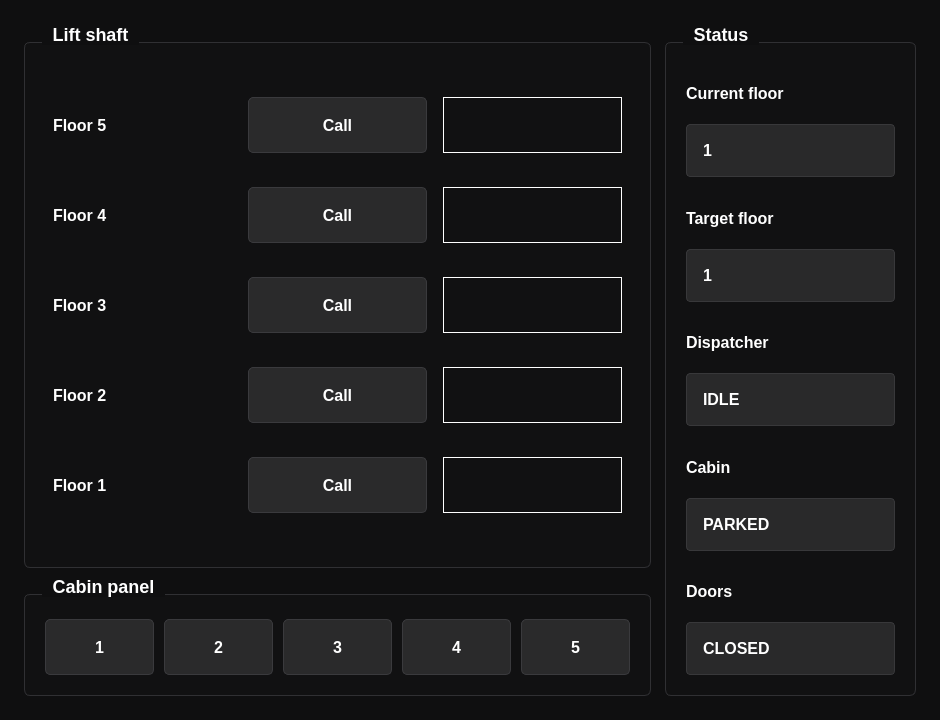
<?xml version="1.0" encoding="UTF-8"?>
<ui version="4.0">
 <class>MainWindow</class>
 <widget class="QMainWindow" name="MainWindow">
  <property name="geometry">
   <rect>
    <x>0</x>
    <y>0</y>
    <width>940</width>
    <height>720</height>
   </rect>
  </property>
  <property name="minimumSize">
   <size>
    <width>760</width>
    <height>560</height>
   </size>
  </property>
  <property name="windowTitle">
   <string>Lift simulator</string>
  </property>
  <property name="windowIcon">
   <iconset theme="QIcon::ThemeIcon::WindowNew"/>
  </property>
  <widget class="QWidget" name="centralwidget">
   <property name="styleSheet">
    <string notr="true">QWidget#centralwidget {
    background-color: #0f0f10;
    font-family: &quot;Nunito&quot;;
}

QGroupBox {
    background-color: #111112;
    border: 1px solid #303033;
    border-radius: 6px;
    color: #ffffff;
    font-size: 18px;
    font-weight: 700;
    font-family: &quot;Nunito&quot;;
    margin-top: 18px;
}

QGroupBox::title {
    subcontrol-origin: margin;
    subcontrol-position: top left;
    left: 18px;
    padding: 0 8px;
    background-color: #0f0f10;
}

QLabel {
    color: #ffffff;
    font-size: 14px;
    font-weight: 500;
    font-family: &quot;Nunito&quot;;
}

QLabel[frameShape=&quot;1&quot;] {
    background-color: #0f0f10;
    border: 1px solid #1f8fff;
    border-radius: 0;
    color: #20c7ff;
    font-size: 14px;
    font-weight: 700;
}

QLabel[activeLift=&quot;true&quot;] {
    background-color: rgba(0, 104, 255, 0.22);
    border: 1px solid #0b7cff;
    color: #20c7ff;
    font-size: 18px;
    font-weight: 900;
}

QPushButton {
    background-color: #2a2a2b;
    border: 1px solid #3a3a3d;
    border-radius: 5px;
    color: #ffffff;
    font-size: 16px;
    font-weight: 700;
    font-family: &quot;Nunito&quot;;
    min-height: 42px;
    padding: 6px 18px;
}

QPushButton:hover {
    background-color: #333335;
    border-color: #4a4a4d;
}

QPushButton:pressed {
    background-color: #0068ff;
    border-color: #0b7cff;
}

QLabel#floor1Label, QLabel#floor2Label, QLabel#floor3Label, QLabel#floor4Label, QLabel#floor5Label {
    color: #ffffff;
    font-size: 16px;
    font-weight: 700;
}

QGroupBox#stateGroupBox QLabel {
    color: #ffffff;
    font-size: 16px;
    font-weight: 600;
}

QLabel#currentFloorValueLabel, QLabel#targetFloorValueLabel, QLabel#controllerStateValueLabel, QLabel#cabinStateValueLabel, QLabel#doorStateValueLabel {
    background-color: #29292a;
    border: 1px solid #38383a;
    border-radius: 4px;
    color: #ffffff;
    min-height: 32px;
    padding: 4px 12px;
}</string>
   </property>
   <layout class="QHBoxLayout" name="horizontalLayout" stretch="5,2">
    <property name="spacing">
     <number>14</number>
    </property>
    <property name="leftMargin">
     <number>24</number>
    </property>
    <property name="topMargin">
     <number>24</number>
    </property>
    <property name="rightMargin">
     <number>24</number>
    </property>
    <property name="bottomMargin">
     <number>24</number>
    </property>
    <item>
     <layout class="QVBoxLayout" name="verticalLayout" stretch="0,0">
      <property name="spacing">
       <number>8</number>
      </property>
      <item>
       <widget class="QGroupBox" name="shaftGroupBox">
        <property name="sizePolicy">
         <sizepolicy hsizetype="Preferred" vsizetype="MinimumExpanding">
          <horstretch>0</horstretch>
          <verstretch>0</verstretch>
         </sizepolicy>
        </property>
        <property name="title">
         <string>Lift shaft</string>
        </property>
        <layout class="QGridLayout" name="shaftGridLayout">
         <property name="leftMargin">
          <number>28</number>
         </property>
         <property name="topMargin">
          <number>32</number>
         </property>
         <property name="rightMargin">
          <number>28</number>
         </property>
         <property name="bottomMargin">
          <number>28</number>
         </property>
         <property name="horizontalSpacing">
          <number>16</number>
         </property>
         <property name="verticalSpacing">
          <number>12</number>
         </property>
         <item row="3" column="2">
          <widget class="QLabel" name="shaft2Label">
           <property name="frameShape">
            <enum>QFrame::Shape::Box</enum>
           </property>
           <property name="text">
            <string/>
           </property>
           <property name="alignment">
            <set>Qt::AlignmentFlag::AlignCenter</set>
           </property>
          </widget>
         </item>
         <item row="0" column="2">
          <widget class="QLabel" name="shaft5Label">
           <property name="frameShape">
            <enum>QFrame::Shape::Box</enum>
           </property>
           <property name="text">
            <string/>
           </property>
           <property name="alignment">
            <set>Qt::AlignmentFlag::AlignCenter</set>
           </property>
          </widget>
         </item>
         <item row="3" column="0">
          <widget class="QLabel" name="floor2Label">
           <property name="text">
            <string>Floor 2</string>
           </property>
          </widget>
         </item>
         <item row="2" column="2">
          <widget class="QLabel" name="shaft3Label">
           <property name="frameShape">
            <enum>QFrame::Shape::Box</enum>
           </property>
           <property name="text">
            <string/>
           </property>
           <property name="alignment">
            <set>Qt::AlignmentFlag::AlignCenter</set>
           </property>
          </widget>
         </item>
         <item row="4" column="2">
          <widget class="QLabel" name="shaft1Label">
           <property name="frameShape">
            <enum>QFrame::Shape::Box</enum>
           </property>
           <property name="text">
            <string/>
           </property>
           <property name="alignment">
            <set>Qt::AlignmentFlag::AlignCenter</set>
           </property>
          </widget>
         </item>
         <item row="2" column="0">
          <widget class="QLabel" name="floor3Label">
           <property name="text">
            <string>Floor 3</string>
           </property>
          </widget>
         </item>
         <item row="0" column="0">
          <widget class="QLabel" name="floor5Label">
           <property name="text">
            <string>Floor 5</string>
           </property>
          </widget>
         </item>
         <item row="4" column="0">
          <widget class="QLabel" name="floor1Label">
           <property name="text">
            <string>Floor 1</string>
           </property>
          </widget>
         </item>
         <item row="1" column="0">
          <widget class="QLabel" name="floor4Label">
           <property name="text">
            <string>Floor 4</string>
           </property>
          </widget>
         </item>
         <item row="1" column="2">
          <widget class="QLabel" name="shaft4Label">
           <property name="frameShape">
            <enum>QFrame::Shape::Box</enum>
           </property>
           <property name="text">
            <string/>
           </property>
           <property name="alignment">
            <set>Qt::AlignmentFlag::AlignCenter</set>
           </property>
          </widget>
         </item>
         <item row="4" column="1">
          <widget class="QPushButton" name="floor1Button">
           <property name="minimumSize">
            <size>
             <width>150</width>
             <height>56</height>
            </size>
           </property>
           <property name="text">
            <string>Call</string>
           </property>
          </widget>
         </item>
         <item row="3" column="1">
          <widget class="QPushButton" name="floor2Button">
           <property name="minimumSize">
            <size>
             <width>150</width>
             <height>56</height>
            </size>
           </property>
           <property name="text">
            <string>Call</string>
           </property>
          </widget>
         </item>
         <item row="2" column="1">
          <widget class="QPushButton" name="floor3Button">
           <property name="minimumSize">
            <size>
             <width>150</width>
             <height>56</height>
            </size>
           </property>
           <property name="text">
            <string>Call</string>
           </property>
          </widget>
         </item>
         <item row="0" column="1">
          <widget class="QPushButton" name="floor5Button">
           <property name="minimumSize">
            <size>
             <width>150</width>
             <height>56</height>
            </size>
           </property>
           <property name="text">
            <string>Call</string>
           </property>
          </widget>
         </item>
         <item row="1" column="1">
          <widget class="QPushButton" name="floor4Button">
           <property name="minimumSize">
            <size>
             <width>150</width>
             <height>56</height>
            </size>
           </property>
           <property name="text">
            <string>Call</string>
           </property>
          </widget>
         </item>
        </layout>
       </widget>
      </item>
      <item>
       <widget class="QGroupBox" name="cabinGroupBox">
        <property name="title">
         <string>Cabin panel</string>
        </property>
        <layout class="QGridLayout" name="cabinGridLayout">
         <property name="leftMargin">
          <number>20</number>
         </property>
         <property name="topMargin">
          <number>24</number>
         </property>
         <property name="rightMargin">
          <number>20</number>
         </property>
         <property name="bottomMargin">
          <number>20</number>
         </property>
         <property name="spacing">
          <number>10</number>
         </property>
         <item row="0" column="3">
          <widget class="QPushButton" name="cabin4Button">
           <property name="text">
            <string>4</string>
           </property>
          </widget>
         </item>
         <item row="0" column="2">
          <widget class="QPushButton" name="cabin3Button">
           <property name="text">
            <string>3</string>
           </property>
          </widget>
         </item>
         <item row="0" column="1">
          <widget class="QPushButton" name="cabin2Button">
           <property name="text">
            <string>2</string>
           </property>
          </widget>
         </item>
         <item row="0" column="0">
          <widget class="QPushButton" name="cabin1Button">
           <property name="text">
            <string>1</string>
           </property>
          </widget>
         </item>
         <item row="0" column="4">
          <widget class="QPushButton" name="cabin5Button">
           <property name="text">
            <string>5</string>
           </property>
          </widget>
         </item>
        </layout>
       </widget>
      </item>
     </layout>
    </item>
    <item>
     <widget class="QGroupBox" name="stateGroupBox">
      <property name="sizePolicy">
       <sizepolicy hsizetype="Preferred" vsizetype="Preferred">
        <horstretch>0</horstretch>
        <verstretch>0</verstretch>
       </sizepolicy>
      </property>
      <property name="title">
       <string>Status</string>
      </property>
      <layout class="QVBoxLayout" name="stateVerticalLayout">
       <property name="spacing">
        <number>14</number>
       </property>
       <property name="leftMargin">
        <number>20</number>
       </property>
       <property name="topMargin">
        <number>24</number>
       </property>
       <property name="rightMargin">
        <number>20</number>
       </property>
       <property name="bottomMargin">
        <number>20</number>
       </property>
       <item>
        <layout class="QVBoxLayout" name="currentFloorStatusLayout">
         <property name="spacing">
          <number>4</number>
         </property>
         <item>
          <widget class="QLabel" name="currentFloorLabel">
           <property name="text">
            <string>Current floor</string>
           </property>
          </widget>
         </item>
         <item>
          <widget class="QLabel" name="currentFloorValueLabel">
           <property name="sizePolicy">
            <sizepolicy hsizetype="Expanding" vsizetype="Preferred">
             <horstretch>0</horstretch>
             <verstretch>0</verstretch>
            </sizepolicy>
           </property>
           <property name="text">
            <string>1</string>
           </property>
          </widget>
         </item>
        </layout>
       </item>
       <item>
        <layout class="QVBoxLayout" name="targetFloorStatusLayout">
         <property name="spacing">
          <number>4</number>
         </property>
         <item>
          <widget class="QLabel" name="targetFloorLabel">
           <property name="text">
            <string>Target floor</string>
           </property>
          </widget>
         </item>
         <item>
          <widget class="QLabel" name="targetFloorValueLabel">
           <property name="sizePolicy">
            <sizepolicy hsizetype="Expanding" vsizetype="Preferred">
             <horstretch>0</horstretch>
             <verstretch>0</verstretch>
            </sizepolicy>
           </property>
           <property name="text">
            <string>1</string>
           </property>
          </widget>
         </item>
        </layout>
       </item>
       <item>
        <layout class="QVBoxLayout" name="dispatcherStatusLayout">
         <property name="spacing">
          <number>4</number>
         </property>
         <item>
          <widget class="QLabel" name="controllerStateLabel">
           <property name="text">
            <string>Dispatcher</string>
           </property>
          </widget>
         </item>
         <item>
          <widget class="QLabel" name="controllerStateValueLabel">
           <property name="sizePolicy">
            <sizepolicy hsizetype="Expanding" vsizetype="Preferred">
             <horstretch>0</horstretch>
             <verstretch>0</verstretch>
            </sizepolicy>
           </property>
           <property name="text">
            <string>IDLE</string>
           </property>
          </widget>
         </item>
        </layout>
       </item>
       <item>
        <layout class="QVBoxLayout" name="cabinStatusLayout">
         <property name="spacing">
          <number>4</number>
         </property>
         <item>
          <widget class="QLabel" name="cabinStateLabel">
           <property name="text">
            <string>Cabin</string>
           </property>
          </widget>
         </item>
         <item>
          <widget class="QLabel" name="cabinStateValueLabel">
           <property name="sizePolicy">
            <sizepolicy hsizetype="Expanding" vsizetype="Preferred">
             <horstretch>0</horstretch>
             <verstretch>0</verstretch>
            </sizepolicy>
           </property>
           <property name="text">
            <string>PARKED</string>
           </property>
          </widget>
         </item>
        </layout>
       </item>
       <item>
        <layout class="QVBoxLayout" name="doorStatusLayout">
         <property name="spacing">
          <number>4</number>
         </property>
         <item>
          <widget class="QLabel" name="doorStateLabel">
           <property name="text">
            <string>Doors</string>
           </property>
          </widget>
         </item>
         <item>
          <widget class="QLabel" name="doorStateValueLabel">
           <property name="sizePolicy">
            <sizepolicy hsizetype="Expanding" vsizetype="Preferred">
             <horstretch>0</horstretch>
             <verstretch>0</verstretch>
            </sizepolicy>
           </property>
           <property name="text">
            <string>CLOSED</string>
           </property>
          </widget>
         </item>
        </layout>
       </item>
      </layout>
     </widget>
    </item>
   </layout>
  </widget>
 </widget>
 <resources/>
 <connections/>
</ui>
